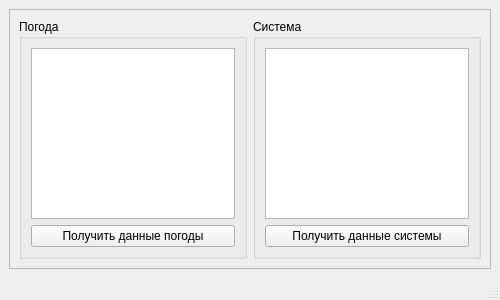
<?xml version="1.0" encoding="UTF-8"?>
<ui version="4.0">
 <class>MainWindow</class>
 <widget class="QMainWindow" name="MainWindow">
  <property name="geometry">
   <rect>
    <x>0</x>
    <y>0</y>
    <width>500</width>
    <height>300</height>
   </rect>
  </property>
  <property name="minimumSize">
   <size>
    <width>500</width>
    <height>300</height>
   </size>
  </property>
  <property name="maximumSize">
   <size>
    <width>500</width>
    <height>300</height>
   </size>
  </property>
  <property name="windowTitle">
   <string>MainWindow</string>
  </property>
  <widget class="QWidget" name="centralwidget">
   <layout class="QVBoxLayout" name="verticalLayout_3">
    <item>
     <widget class="QFrame" name="frame">
      <property name="frameShape">
       <enum>QFrame::Shape::StyledPanel</enum>
      </property>
      <property name="frameShadow">
       <enum>QFrame::Shadow::Raised</enum>
      </property>
      <layout class="QHBoxLayout" name="horizontalLayout">
       <item>
        <widget class="QGroupBox" name="groupBox">
         <property name="title">
          <string>Погода</string>
         </property>
         <layout class="QVBoxLayout" name="verticalLayout">
          <item>
           <widget class="QPlainTextEdit" name="plainTextEdit"/>
          </item>
          <item>
           <widget class="QPushButton" name="pushButton">
            <property name="text">
             <string>Получить данные погоды</string>
            </property>
           </widget>
          </item>
         </layout>
        </widget>
       </item>
       <item>
        <widget class="QGroupBox" name="groupBox_2">
         <property name="title">
          <string>Система</string>
         </property>
         <layout class="QVBoxLayout" name="verticalLayout_2">
          <item>
           <widget class="QPlainTextEdit" name="plainTextEdit_2"/>
          </item>
          <item>
           <widget class="QPushButton" name="pushButton_2">
            <property name="text">
             <string>Получить данные системы</string>
            </property>
           </widget>
          </item>
         </layout>
        </widget>
       </item>
      </layout>
     </widget>
    </item>
   </layout>
  </widget>
  <widget class="QMenuBar" name="menubar">
   <property name="geometry">
    <rect>
     <x>0</x>
     <y>0</y>
     <width>500</width>
     <height>22</height>
    </rect>
   </property>
  </widget>
  <widget class="QStatusBar" name="statusbar"/>
 </widget>
 <resources/>
 <connections/>
</ui>
